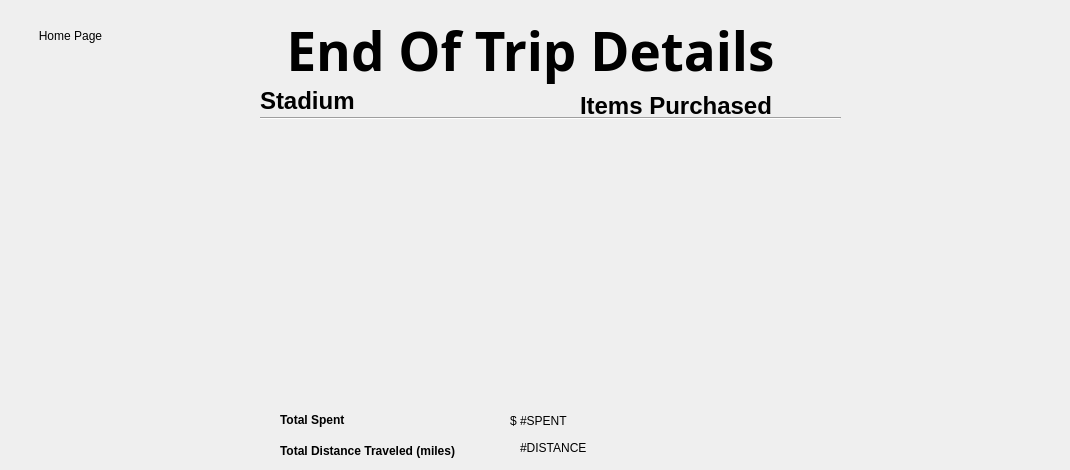
    <widget class="QWidget" name="TripEndedPage">
     <widget class="QPushButton" name="pushButton_backToHome">
      <property name="geometry">
       <rect>
        <x>20</x>
        <y>20</y>
        <width>101</width>
        <height>32</height>
       </rect>
      </property>
      <property name="text">
       <string>Home Page</string>
      </property>
      <property name="icon">
       <iconset resource="resources.qrc">
        <normaloff>:/Resources/Images/leftArrow.png</normaloff>:/Resources/Images/leftArrow.png</iconset>
      </property>
      <property name="flat">
       <bool>true</bool>
      </property>
     </widget>
     <widget class="Line" name="line_3">
      <property name="geometry">
       <rect>
        <x>260</x>
        <y>110</y>
        <width>581</width>
        <height>16</height>
       </rect>
      </property>
      <property name="orientation">
       <enum>Qt::Horizontal</enum>
      </property>
     </widget>
     <widget class="QLabel" name="label_TransparentBackground_8">
      <property name="geometry">
       <rect>
        <x>260</x>
        <y>120</y>
        <width>581</width>
        <height>291</height>
       </rect>
      </property>
      <property name="accessibleName">
       <string>transparentBar</string>
      </property>
      <property name="styleSheet">
       <string notr="true">	background-color: rgba(31, 34, 31, .30);

	border-radius: 5px;
</string>
      </property>
      <property name="text">
       <string/>
      </property>
     </widget>
     <widget class="QLabel" name="label_17">
      <property name="geometry">
       <rect>
        <x>280</x>
        <y>410</y>
        <width>231</width>
        <height>20</height>
       </rect>
      </property>
      <property name="font">
       <font>
        <weight>75</weight>
        <bold>true</bold>
       </font>
      </property>
      <property name="text">
       <string>Total Spent                                              </string>
      </property>
     </widget>
     <widget class="QLabel" name="label_18">
      <property name="geometry">
       <rect>
        <x>510</x>
        <y>410</y>
        <width>16</width>
        <height>21</height>
       </rect>
      </property>
      <property name="text">
       <string>$</string>
      </property>
     </widget>
     <widget class="QLabel" name="label_customTripHeader_2">
      <property name="geometry">
       <rect>
        <x>0</x>
        <y>10</y>
        <width>1061</width>
        <height>81</height>
       </rect>
      </property>
      <property name="font">
       <font>
        <family>Harmonia Sans Pro,Arial,sans-serif</family>
        <pointsize>40</pointsize>
        <weight>75</weight>
        <bold>true</bold>
       </font>
      </property>
      <property name="accessibleName">
       <string>darkText</string>
      </property>
      <property name="text">
       <string>End Of Trip Details</string>
      </property>
      <property name="alignment">
       <set>Qt::AlignCenter</set>
      </property>
     </widget>
     <widget class="QLabel" name="label_23">
      <property name="geometry">
       <rect>
        <x>280</x>
        <y>440</y>
        <width>221</width>
        <height>21</height>
       </rect>
      </property>
      <property name="font">
       <font>
        <weight>75</weight>
        <bold>true</bold>
       </font>
      </property>
      <property name="text">
       <string>Total Distance Traveled (miles) </string>
      </property>
     </widget>
     <widget class="QLabel" name="label_20">
      <property name="geometry">
       <rect>
        <x>260</x>
        <y>80</y>
        <width>151</width>
        <height>41</height>
       </rect>
      </property>
      <property name="font">
       <font>
        <pointsize>18</pointsize>
        <weight>75</weight>
        <bold>true</bold>
       </font>
      </property>
      <property name="text">
       <string>Stadium</string>
      </property>
     </widget>
     <widget class="QLabel" name="label_22">
      <property name="geometry">
       <rect>
        <x>580</x>
        <y>90</y>
        <width>261</width>
        <height>31</height>
       </rect>
      </property>
      <property name="font">
       <font>
        <pointsize>18</pointsize>
        <weight>75</weight>
        <bold>true</bold>
       </font>
      </property>
      <property name="text">
       <string>Items Purchased</string>
      </property>
     </widget>
     <widget class="QLabel" name="label_totalSpent">
      <property name="geometry">
       <rect>
        <x>520</x>
        <y>410</y>
        <width>191</width>
        <height>21</height>
       </rect>
      </property>
      <property name="text">
       <string>#SPENT</string>
      </property>
     </widget>
     <widget class="QTableWidget" name="tableWidget_TripData">
      <property name="geometry">
       <rect>
        <x>270</x>
        <y>120</y>
        <width>571</width>
        <height>281</height>
       </rect>
      </property>
      <property name="font">
       <font>
        <family>Harmonia Sans Pro,Arial,sans-serif</family>
        <pointsize>17</pointsize>
        <weight>75</weight>
        <bold>true</bold>
       </font>
      </property>
      <property name="styleSheet">
       <string notr="true">font-family:'Harmonia Sans Pro,Arial,sans-serif';
color: white;
background-color: transparent;</string>
      </property>
      <property name="verticalScrollBarPolicy">
       <enum>Qt::ScrollBarAlwaysOff</enum>
      </property>
      <property name="horizontalScrollBarPolicy">
       <enum>Qt::ScrollBarAlwaysOff</enum>
      </property>
      <property name="editTriggers">
       <set>QAbstractItemView::NoEditTriggers</set>
      </property>
      <property name="verticalScrollMode">
       <enum>QAbstractItemView::ScrollPerItem</enum>
      </property>
      <property name="showGrid">
       <bool>false</bool>
      </property>
      <property name="columnCount">
       <number>3</number>
      </property>
      <attribute name="horizontalHeaderVisible">
       <bool>false</bool>
      </attribute>
      <attribute name="horizontalHeaderCascadingSectionResizes">
       <bool>false</bool>
      </attribute>
      <attribute name="horizontalHeaderDefaultSectionSize">
       <number>200</number>
      </attribute>
      <attribute name="verticalHeaderVisible">
       <bool>false</bool>
      </attribute>
      <column>
       <property name="text">
        <string/>
       </property>
      </column>
      <column>
       <property name="text">
        <string/>
       </property>
      </column>
      <column>
       <property name="text">
        <string/>
       </property>
      </column>
     </widget>
     <widget class="QLabel" name="label_totalDistance">
      <property name="geometry">
       <rect>
        <x>520</x>
        <y>440</y>
        <width>111</width>
        <height>16</height>
       </rect>
      </property>
      <property name="text">
       <string>#DISTANCE</string>
      </property>
     </widget>
    </widget>
